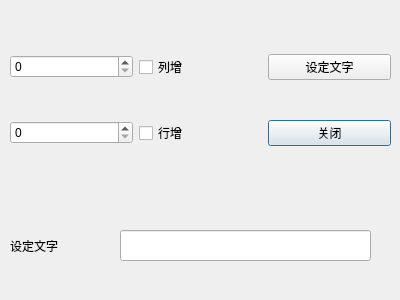
<?xml version="1.0" encoding="UTF-8"?>
<ui version="4.0">
 <class>QWDialogLocate</class>
 <widget class="QDialog" name="QWDialogLocate">
  <property name="geometry">
   <rect>
    <x>0</x>
    <y>0</y>
    <width>400</width>
    <height>300</height>
   </rect>
  </property>
  <property name="windowTitle">
   <string>Dialog</string>
  </property>
  <widget class="QWidget" name="gridLayoutWidget">
   <property name="geometry">
    <rect>
     <x>10</x>
     <y>20</y>
     <width>381</width>
     <height>161</height>
    </rect>
   </property>
   <layout class="QGridLayout" name="gridLayout">
    <item row="1" column="0">
     <widget class="QSpinBox" name="rowSpinBox"/>
    </item>
    <item row="1" column="2">
     <widget class="QPushButton" name="btnClose">
      <property name="text">
       <string>关闭</string>
      </property>
     </widget>
    </item>
    <item row="0" column="2">
     <widget class="QPushButton" name="btnSetText">
      <property name="text">
       <string>设定文字</string>
      </property>
     </widget>
    </item>
    <item row="0" column="0">
     <widget class="QSpinBox" name="colSpinBox"/>
    </item>
    <item row="0" column="1">
     <widget class="QCheckBox" name="colCheckBox">
      <property name="text">
       <string>列增</string>
      </property>
     </widget>
    </item>
    <item row="1" column="1">
     <widget class="QCheckBox" name="rowCheckBox">
      <property name="text">
       <string>行增</string>
      </property>
     </widget>
    </item>
   </layout>
  </widget>
  <widget class="QLabel" name="label">
   <property name="geometry">
    <rect>
     <x>10</x>
     <y>230</y>
     <width>101</width>
     <height>31</height>
    </rect>
   </property>
   <property name="text">
    <string>设定文字</string>
   </property>
  </widget>
  <widget class="QLineEdit" name="edtCaption">
   <property name="geometry">
    <rect>
     <x>120</x>
     <y>230</y>
     <width>251</width>
     <height>31</height>
    </rect>
   </property>
  </widget>
 </widget>
 <resources/>
 <connections>
  <connection>
   <sender>btnClose</sender>
   <signal>clicked()</signal>
   <receiver>QWDialogLocate</receiver>
   <slot>close()</slot>
   <hints>
    <hint type="sourcelabel">
     <x>326</x>
     <y>133</y>
    </hint>
    <hint type="destinationlabel">
     <x>199</x>
     <y>149</y>
    </hint>
   </hints>
  </connection>
 </connections>
</ui>
